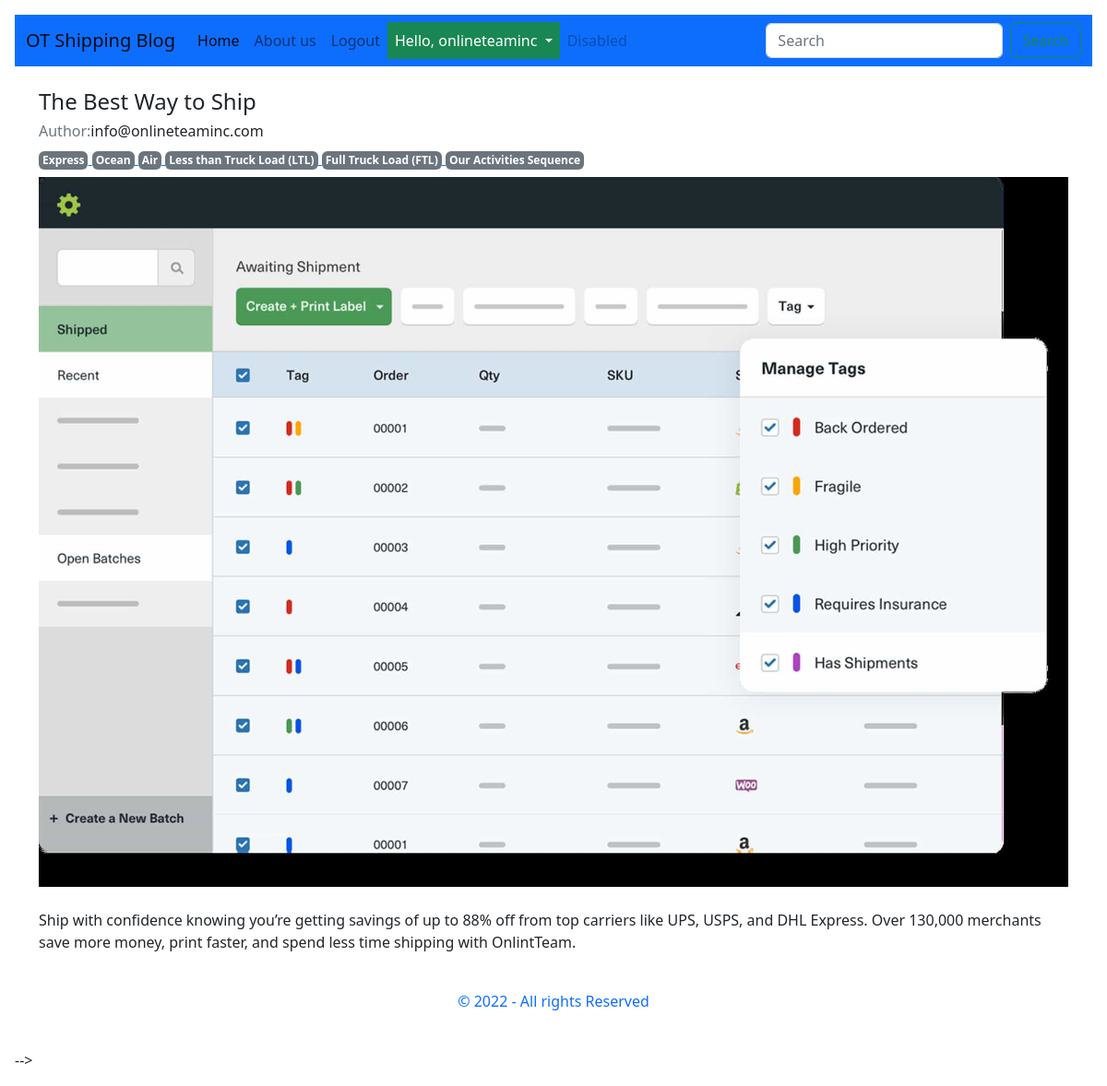
The page /post/The-Best-Way-to-Ship/ (signed in) on the database its author committed.
### main/models.py (models this page shows, shortened)
class BlogPost(models.Model):
    user = models.ForeignKey(User, on_delete=models.CASCADE, blank=False, null=False,
                            verbose_name='Author')
    title = models.CharField('Title', max_length=120, blank=False, null=False)
    slug = models.SlugField('Slug', editable=False, max_length=180, unique=True, default=timezone.now)
    content = models.TextField('Content', max_length=800, blank=False, null=False)
    banner = models.ImageField('Image', upload_to='images/', blank=True,
                                 null=True, default='images/default_image.png')
    tags = models.ManyToManyField(BlogTag, verbose_name='Tags')

class BlogTag(models.Model):
    name = models.CharField('Name', max_length=60, blank=False, null=False)
    slug = models.SlugField('Slug', editable=False, max_length=180, unique=True, default=timezone.now)

### main/views.py (the view)
# urls.py: path('post/<slug>/', SinglePostView.as_view(), name='article'),
class SinglePostView(DetailView):
    model = BlogPost
    template_name = 'post.html'
    context_object_name = 'article'
    def get_queryset(self, *args, **kwargs):
        query = BlogPost.objects.filter(slug=self.kwargs['slug'])
        return query

### templates/post.html (shortened to what this page needs)
{% extends 'base.html' %}
{% load static %}
{% block content %}
<div class="container mt-4">
    <div class="row">
        <div class="col">
            <h1 class="h4">{{article.title}}</h1>
            <h5 class="h6"><span class="text-muted">Author:</span>{{article.user.email}}</h5>
            <div class="mb-2">
                {% for tag in article.tags.all %}
                    <a href="{% url 'tag' tag.slug %}">
                        <span class="badge text-bg-secondary p-1">{{tag.name}}</span>
                    </a>
                {% endfor %}
            </div>
            <img class="img-fluid" src="{{article.banner.url}}" alt="{{article.title}}">
            <p class="mt-4">{{article.content}}</p>
        </div>
    </div>
</div>
{% endblock %}

### templates/base.html (shortened to what this page needs)
<!doctype html>
{% load static %}
<html lang="en">
  <head>
    <link rel="stylesheet" href="https://cdn.jsdelivr.net/npm/bootstrap@5.2.1/dist/css/bootstrap.min.css">
    <link rel="stylesheet" href="{% static 'assets/css/style.css' %}">
  </head>
  <body class="p-3 m-0 border-0 bd-example">
    <nav class="navbar navbar-expand-lg bg-primary">
      <div class="container-fluid">
        <a class="navbar-brand" href="#">OT Shipping Blog</a>
        <div class="collapse navbar-collapse" id="navbarSupportedContent">
          <ul class="navbar-nav me-auto mb-2 mb-lg-0">
            <li class="nav-item">
              <a class="nav-link active" aria-current="page" href="#">Home</a>
            </li>
            <li class="nav-item">
              <a class="nav-link" href="#">About us</a>
            </li>
            {% if user.is_authenticated %}
            <li class="nav-item active">
              <a class="nav-link" href="{% url 'logout' %}">Logout</a>
            </li>
            <li class="nav-item dropdown">
              <a
                class="nav-link dropdown-toggle text-bg-success"
                href="#"
                role="button"
                data-bs-toggle="dropdown"
                aria-expanded="false"
              >
                Hello, {{user.username}}
              </a>
            </li>
            <li class="nav-item">
              <a class="nav-link disabled">Disabled</a>
            </li>
            {% endif %}
          </ul>
          <form class="d-flex" role="search">
            <input
              class="form-control me-2"
              type="search"
              placeholder="Search"
              aria-label="Search"
            />
            <button class="btn btn-outline-success" type="submit">
            </button>
          </form>
        </div>
      </div>
    </nav>
        {% block content %}
        {% endblock %}
      <div class="container">
        <p class="text-center text-primary py-4">
          &copy; 2022 - All rights Reserved
        </p>
      </div>
  </body>
</html>

### rows shown on the page
BlogPost: title "The Best Way to Ship", user.email "info@onlineteaminc.com", banner (picture), content "Ship with confidence knowing you’re getting savings of up to 88% off from top carriers like UPS, USPS, and DHL Express. Over 130,000 merchants save more money, print faster, and spend less time shipping with OnlintTeam."
BlogTag: name "Express"
BlogTag: name "Ocean"
BlogTag: name "Air"
BlogTag: name "Less than Truck Load (LTL)"
BlogTag: name "Full Truck Load (FTL)"
BlogTag: name "Our Activities Sequence"

### other values the page prints
{{ user.username }} "onlineteaminc"
